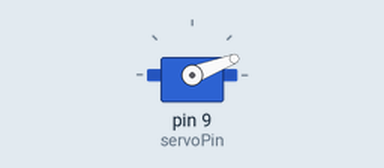
A sketch run on a simulated Arduino Uno, built with avr-gcc and run on an emulated ATmega328P. Shown: servo.

Above: at 0.05 s.
At 0.45 s:
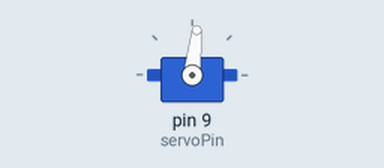
At 0.9 s:
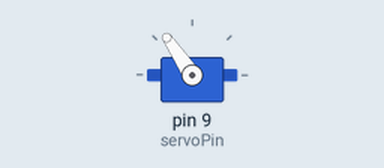
At 1.8 s:
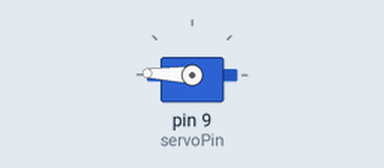
Timing chart, 0 to 4.1 s (numbered marks = the images above):
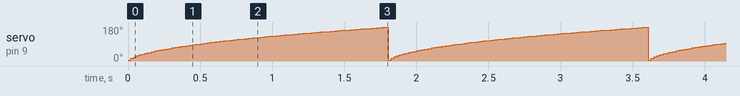

The sketch:

Quick_return_mechanism_sevo.ino
```cpp
//trying to simulate quick return mechnism with servo
#include <Servo.h>

int servoPin = 9;
int servoPos = 5;
Servo myServo;

void setup() {
  // put your setup code here, to run once:
Serial.begin(9600);
myServo.attach(servoPin);
}

void loop() {
  // put your main code here, to run repeatedly:
myServo.write(servoPos);
int top = -1;
while (top < 0)
{
  float lag = 2 ;//initial lag
  for (int i = 5 ; i < 180 ; i++){
      myServo.write(i);
      delay (lag);
      lag = lag + 0.1;//added lag
  }
}
top ++ ;
//quick return
myServo.write(servoPos);
}
```

Measured:
- by itself, servo on pin 9 (servoPin): ramps from 5° to 178° and jumps back, once every 1.8 s
